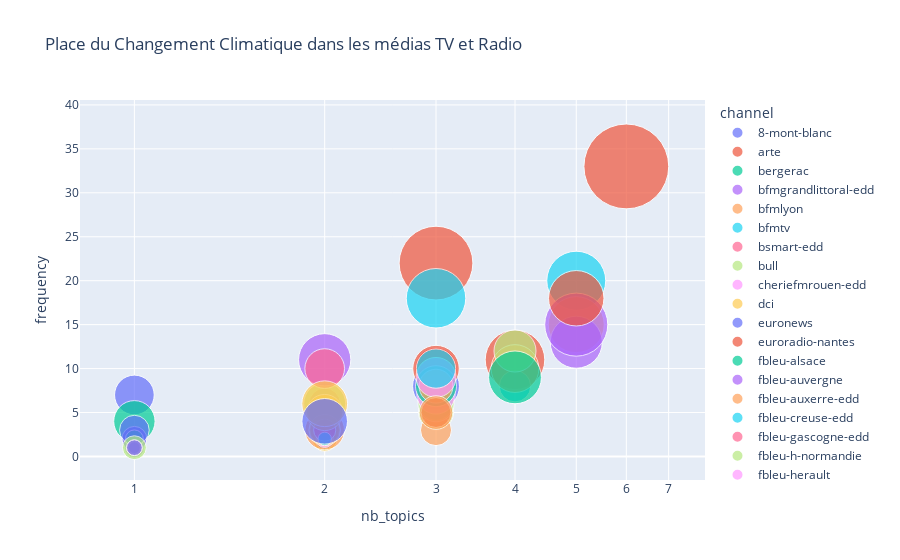

Here is the notebook cell this chart was saved with:
### Code cell
import plotly.express as px
fig = px.scatter(stats, x="nb_topics", y="frequency",size="duration", color="channel", hover_name="channel", 
                 title='Place du Changement Climatique dans les médias TV et Radio', log_x=True, size_max=60)
fig.show()

### Figure 1 — Plotly figure (JSON) as saved in the notebook; plotly's stock layout.template omitted (floating-point values rounded to 4 significant figures)
{"data": [{"hovertemplate": "<b>%{hovertext}</b><br><br>channel=8-mont-blanc<br>nb_topics=%{x}<br>frequency=%{y}<br>duration=%{marker.size}<extra></extra>", "hovertext": ["8-mont-blanc"], "legendgroup": "8-mont-blanc", "marker": {"color": "#636efa", "size": [103.2], "sizemode": "area", "sizeref": 0.1312, "symbol": "circle"}, "mode": "markers", "name": "8-mont-blanc", "orientation": "v", "showlegend": true, "type": "scatter", "x": [1], "xaxis": "x", "y": [7], "yaxis": "y"}, {"hovertemplate": "<b>%{hovertext}</b><br><br>channel=arte<br>nb_topics=%{x}<br>frequency=%{y}<br>duration=%{marker.size}<extra></extra>", "hovertext": ["arte"], "legendgroup": "arte", "marker": {"color": "#EF553B", "size": [26.6], "sizemode": "area", "sizeref": 0.1312, "symbol": "circle"}, "mode": "markers", "name": "arte", "orientation": "v", "showlegend": true, "type": "scatter", "x": [2], "xaxis": "x", "y": [2], "yaxis": "y"}, {"hovertemplate": "<b>%{hovertext}</b><br><br>channel=bergerac<br>nb_topics=%{x}<br>frequency=%{y}<br>duration=%{marker.size}<extra></extra>", "hovertext": ["bergerac"], "legendgroup": "bergerac", "marker": {"color": "#00cc96", "size": [35.6], "sizemode": "area", "sizeref": 0.1312, "symbol": "circle"}, "mode": "markers", "name": "bergerac", "orientation": "v", "showlegend": true, "type": "scatter", "x": [2], "xaxis": "x", "y": [2], "yaxis": "y"}, {"hovertemplate": "<b>%{hovertext}</b><br><br>channel=bfmgrandlittoral-edd<br>nb_topics=%{x}<br>frequency=%{y}<br>duration=%{marker.size}<extra></extra>", "hovertext": ["bfmgrandlittoral-edd"], "legendgroup": "bfmgrandlittoral-edd", "marker": {"color": "#ab63fa", "size": [31], "sizemode": "area", "sizeref": 0.1312, "symbol": "circle"}, "mode": "markers", "name": "bfmgrandlittoral-edd", "orientation": "v", "showlegend": true, "type": "scatter", "x": [2], "xaxis": "x", "y": [2], "yaxis": "y"}, {"hovertemplate": "<b>%{hovertext}</b><br><br>channel=bfmlyon<br>nb_topics=%{x}<br>frequency=%{y}<br>duration=%{marker.size}<extra></extra>", "hovertext": ["bfmlyon"], "legendgroup": "bfmlyon", "marker": {"color": "#FFA15A", "size": [63.4], "sizemode": "area", "sizeref": 0.1312, "symbol": "circle"}, "mode": "markers", "name": "bfmlyon", "orientation": "v", "showlegend": true, "type": "scatter", "x": [3], "xaxis": "x", "y": [5], "yaxis": "y"}, {"hovertemplate": "<b>%{hovertext}</b><br><br>channel=bfmtv<br>nb_topics=%{x}<br>frequency=%{y}<br>duration=%{marker.size}<extra></extra>", "hovertext": ["bfmtv"], "legendgroup": "bfmtv", "marker": {"color": "#19d3f3", "size": [228], "sizemode": "area", "sizeref": 0.1312, "symbol": "circle"}, "mode": "markers", "name": "bfmtv", "orientation": "v", "showlegend": true, "type": "scatter", "x": [5], "xaxis": "x", "y": [20], "yaxis": "y"}, {"hovertemplate": "<b>%{hovertext}</b><br><br>channel=bsmart-edd<br>nb_topics=%{x}<br>frequency=%{y}<br>duration=%{marker.size}<extra></extra>", "hovertext": ["bsmart-edd"], "legendgroup": "bsmart-edd", "marker": {"color": "#FF6692", "size": [37.8], "sizemode": "area", "sizeref": 0.1312, "symbol": "circle"}, "mode": "markers", "name": "bsmart-edd", "orientation": "v", "showlegend": true, "type": "scatter", "x": [1], "xaxis": "x", "y": [2], "yaxis": "y"}, {"hovertemplate": "<b>%{hovertext}</b><br><br>channel=bull<br>nb_topics=%{x}<br>frequency=%{y}<br>duration=%{marker.size}<extra></extra>", "hovertext": ["bull"], "legendgroup": "bull", "marker": {"color": "#B6E880", "size": [81], "sizemode": "area", "sizeref": 0.1312, "symbol": "circle"}, "mode": "markers", "name": "bull", "orientation": "v", "showlegend": true, "type": "scatter", "x": [3], "xaxis": "x", "y": [5], "yaxis": "y"}, {"hovertemplate": "<b>%{hovertext}</b><br><br>channel=cheriefmrouen-edd<br>nb_topics=%{x}<br>frequency=%{y}<br>duration=%{marker.size}<extra></extra>", "hovertext": ["cheriefmrouen-edd"], "legendgroup": "cheriefmrouen-edd", "marker": {"color": "#FF97FF", "size": [24], "sizemode": "area", "sizeref": 0.1312, "symbol": "circle"}, "mode": "markers", "name": "cheriefmrouen-edd", "orientation": "v", "showlegend": true, "type": "scatter", "x": [1], "xaxis": "x", "y": [1], "yaxis": "y"}, {"hovertemplate": "<b>%{hovertext}</b><br><br>channel=dci<br>nb_topics=%{x}<br>frequency=%{y}<br>duration=%{marker.size}<extra></extra>", "hovertext": ["dci"], "legendgroup": "dci", "marker": {"color": "#FECB52", "size": [205.6], "sizemode": "area", "sizeref": 0.1312, "symbol": "circle"}, "mode": "markers", "name": "dci", "orientation": "v", "showlegend": true, "type": "scatter", "x": [5], "xaxis": "x", "y": [15], "yaxis": "y"}, {"hovertemplate": "<b>%{hovertext}</b><br><br>channel=euronews<br>nb_topics=%{x}<br>frequency=%{y}<br>duration=%{marker.size}<extra></extra>", "hovertext": ["euronews"], "legendgroup": "euronews", "marker": {"color": "#636efa", "size": [144], "sizemode": "area", "sizeref": 0.1312, "symbol": "circle"}, "mode": "markers", "name": "euronews", "orientation": "v", "showlegend": true, "type": "scatter", "x": [3], "xaxis": "x", "y": [8], "yaxis": "y"}, {"hovertemplate": "<b>%{hovertext}</b><br><br>channel=euroradio-nantes<br>nb_topics=%{x}<br>frequency=%{y}<br>duration=%{marker.size}<extra></extra>", "hovertext": ["euroradio-nantes"], "legendgroup": "euroradio-nantes", "marker": {"color": "#EF553B", "size": [357], "sizemode": "area", "sizeref": 0.1312, "symbol": "circle"}, "mode": "markers", "name": "euroradio-nantes", "orientation": "v", "showlegend": true, "type": "scatter", "x": [3], "xaxis": "x", "y": [22], "yaxis": "y"}, {"hovertemplate": "<b>%{hovertext}</b><br><br>channel=fbleu-alsace<br>nb_topics=%{x}<br>frequency=%{y}<br>duration=%{marker.size}<extra></extra>", "hovertext": ["fbleu-alsace"], "legendgroup": "fbleu-alsace", "marker": {"color": "#00cc96", "size": [27.4], "sizemode": "area", "sizeref": 0.1312, "symbol": "circle"}, "mode": "markers", "name": "fbleu-alsace", "orientation": "v", "showlegend": true, "type": "scatter", "x": [1], "xaxis": "x", "y": [1], "yaxis": "y"}, {"hovertemplate": "<b>%{hovertext}</b><br><br>channel=fbleu-auvergne<br>nb_topics=%{x}<br>frequency=%{y}<br>duration=%{marker.size}<extra></extra>", "hovertext": ["fbleu-auvergne"], "legendgroup": "fbleu-auvergne", "marker": {"color": "#ab63fa", "size": [177.6], "sizemode": "area", "sizeref": 0.1312, "symbol": "circle"}, "mode": "markers", "name": "fbleu-auvergne", "orientation": "v", "showlegend": true, "type": "scatter", "x": [5], "xaxis": "x", "y": [13], "yaxis": "y"}, {"hovertemplate": "<b>%{hovertext}</b><br><br>channel=fbleu-auxerre-edd<br>nb_topics=%{x}<br>frequency=%{y}<br>duration=%{marker.size}<extra></extra>", "hovertext": ["fbleu-auxerre-edd"], "legendgroup": "fbleu-auxerre-edd", "marker": {"color": "#FFA15A", "size": [63.2], "sizemode": "area", "sizeref": 0.1312, "symbol": "circle"}, "mode": "markers", "name": "fbleu-auxerre-edd", "orientation": "v", "showlegend": true, "type": "scatter", "x": [3], "xaxis": "x", "y": [3], "yaxis": "y"}, {"hovertemplate": "<b>%{hovertext}</b><br><br>channel=fbleu-creuse-edd<br>nb_topics=%{x}<br>frequency=%{y}<br>duration=%{marker.size}<extra></extra>", "hovertext": ["fbleu-creuse-edd"], "legendgroup": "fbleu-creuse-edd", "marker": {"color": "#19d3f3", "size": [26.2], "sizemode": "area", "sizeref": 0.1312, "symbol": "circle"}, "mode": "markers", "name": "fbleu-creuse-edd", "orientation": "v", "showlegend": true, "type": "scatter", "x": [2], "xaxis": "x", "y": [4], "yaxis": "y"}, {"hovertemplate": "<b>%{hovertext}</b><br><br>channel=fbleu-gascogne-edd<br>nb_topics=%{x}<br>frequency=%{y}<br>duration=%{marker.size}<extra></extra>", "hovertext": ["fbleu-gascogne-edd"], "legendgroup": "fbleu-gascogne-edd", "marker": {"color": "#FF6692", "size": [117.2], "sizemode": "area", "sizeref": 0.1312, "symbol": "circle"}, "mode": "markers", "name": "fbleu-gascogne-edd", "orientation": "v", "showlegend": true, "type": "scatter", "x": [3], "xaxis": "x", "y": [10], "yaxis": "y"}, {"hovertemplate": "<b>%{hovertext}</b><br><br>channel=fbleu-h-normandie<br>nb_topics=%{x}<br>frequency=%{y}<br>duration=%{marker.size}<extra></extra>", "hovertext": ["fbleu-h-normandie"], "legendgroup": "fbleu-h-normandie", "marker": {"color": "#B6E880", "size": [37], "sizemode": "area", "sizeref": 0.1312, "symbol": "circle"}, "mode": "markers", "name": "fbleu-h-normandie", "orientation": "v", "showlegend": true, "type": "scatter", "x": [2], "xaxis": "x", "y": [2], "yaxis": "y"}, {"hovertemplate": "<b>%{hovertext}</b><br><br>channel=fbleu-herault<br>nb_topics=%{x}<br>frequency=%{y}<br>duration=%{marker.size}<extra></extra>", "hovertext": ["fbleu-herault"], "legendgroup": "fbleu-herault", "marker": {"color": "#FF97FF", "size": [25.2], "sizemode": "area", "sizeref": 0.1312, "symbol": "circle"}, "mode": "markers", "name": "fbleu-herault", "orientation": "v", "showlegend": true, "type": "scatter", "x": [1], "xaxis": "x", "y": [1], "yaxis": "y"}, {"hovertemplate": "<b>%{hovertext}</b><br><br>channel=fbleu-nord<br>nb_topics=%{x}<br>frequency=%{y}<br>duration=%{marker.size}<extra></extra>", "hovertext": ["fbleu-nord"], "legendgroup": "fbleu-nord", "marker": {"color": "#FECB52", "size": [40.8], "sizemode": "area", "sizeref": 0.1312, "symbol": "circle"}, "mode": "markers", "name": "fbleu-nord", "orientation": "v", "showlegend": true, "type": "scatter", "x": [2], "xaxis": "x", "y": [2], "yaxis": "y"}, {"hovertemplate": "<b>%{hovertext}</b><br><br>channel=fbleu-perigord-edd<br>nb_topics=%{x}<br>frequency=%{y}<br>duration=%{marker.size}<extra></extra>", "hovertext": ["fbleu-perigord-edd"], "legendgroup": "fbleu-perigord-edd", "marker": {"color": "#636efa", "size": [26.6], "sizemode": "area", "sizeref": 0.1312, "symbol": "circle"}, "mode": "markers", "name": "fbleu-perigord-edd", "orientation": "v", "showlegend": true, "type": "scatter", "x": [2], "xaxis": "x", "y": [2], "yaxis": "y"}, {"hovertemplate": "<b>%{hovertext}</b><br><br>channel=fbleu-picardie<br>nb_topics=%{x}<br>frequency=%{y}<br>duration=%{marker.size}<extra></extra>", "hovertext": ["fbleu-picardie"], "legendgroup": "fbleu-picardie", "marker": {"color": "#EF553B", "size": [141.8], "sizemode": "area", "sizeref": 0.1312, "symbol": "circle"}, "mode": "markers", "name": "fbleu-picardie", "orientation": "v", "showlegend": true, "type": "scatter", "x": [3], "xaxis": "x", "y": [10], "yaxis": "y"}, {"hovertemplate": "<b>%{hovertext}</b><br><br>channel=fbleu-provence<br>nb_topics=%{x}<br>frequency=%{y}<br>duration=%{marker.size}<extra></extra>", "hovertext": ["fbleu-provence"], "legendgroup": "fbleu-provence", "marker": {"color": "#00cc96", "size": [112.4], "sizemode": "area", "sizeref": 0.1312, "symbol": "circle"}, "mode": "markers", "name": "fbleu-provence", "orientation": "v", "showlegend": true, "type": "scatter", "x": [1], "xaxis": "x", "y": [4], "yaxis": "y"}, {"hovertemplate": "<b>%{hovertext}</b><br><br>channel=fbleu-s-lorraine-edd<br>nb_topics=%{x}<br>frequency=%{y}<br>duration=%{marker.size}<extra></extra>", "hovertext": ["fbleu-s-lorraine-edd"], "legendgroup": "fbleu-s-lorraine-edd", "marker": {"color": "#ab63fa", "size": [16], "sizemode": "area", "sizeref": 0.1312, "symbol": "circle"}, "mode": "markers", "name": "fbleu-s-lorraine-edd", "orientation": "v", "showlegend": true, "type": "scatter", "x": [2], "xaxis": "x", "y": [2], "yaxis": "y"}, {"hovertemplate": "<b>%{hovertext}</b><br><br>channel=fbleu-savoie<br>nb_topics=%{x}<br>frequency=%{y}<br>duration=%{marker.size}<extra></extra>", "hovertext": ["fbleu-savoie"], "legendgroup": "fbleu-savoie", "marker": {"color": "#FFA15A", "size": [102.4], "sizemode": "area", "sizeref": 0.1312, "symbol": "circle"}, "mode": "markers", "name": "fbleu-savoie", "orientation": "v", "showlegend": true, "type": "scatter", "x": [2], "xaxis": "x", "y": [3], "yaxis": "y"}, {"hovertemplate": "<b>%{hovertext}</b><br><br>channel=flash-edd<br>nb_topics=%{x}<br>frequency=%{y}<br>duration=%{marker.size}<extra></extra>", "hovertext": ["flash-edd"], "legendgroup": "flash-edd", "marker": {"color": "#19d3f3", "size": [71.6], "sizemode": "area", "sizeref": 0.1312, "symbol": "circle"}, "mode": "markers", "name": "flash-edd", "orientation": "v", "showlegend": true, "type": "scatter", "x": [3], "xaxis": "x", "y": [6], "yaxis": "y"}, {"hovertemplate": "<b>%{hovertext}</b><br><br>channel=fr3-centre<br>nb_topics=%{x}<br>frequency=%{y}<br>duration=%{marker.size}<extra></extra>", "hovertext": ["fr3-centre"], "legendgroup": "fr3-centre", "marker": {"color": "#FF6692", "size": [64.8], "sizemode": "area", "sizeref": 0.1312, "symbol": "circle"}, "mode": "markers", "name": "fr3-centre", "orientation": "v", "showlegend": true, "type": "scatter", "x": [2], "xaxis": "x", "y": [6], "yaxis": "y"}, {"hovertemplate": "<b>%{hovertext}</b><br><br>channel=fr3-champagne<br>nb_topics=%{x}<br>frequency=%{y}<br>duration=%{marker.size}<extra></extra>", "hovertext": ["fr3-champagne"], "legendgroup": "fr3-champagne", "marker": {"color": "#B6E880", "size": [85.6], "sizemode": "area", "sizeref": 0.1312, "symbol": "circle"}, "mode": "markers", "name": "fr3-champagne", "orientation": "v", "showlegend": true, "type": "scatter", "x": [3], "xaxis": "x", "y": [6], "yaxis": "y"}, {"hovertemplate": "<b>%{hovertext}</b><br><br>channel=fr3-idf<br>nb_topics=%{x}<br>frequency=%{y}<br>duration=%{marker.size}<extra></extra>", "hovertext": ["fr3-idf"], "legendgroup": "fr3-idf", "marker": {"color": "#FF97FF", "size": [96], "sizemode": "area", "sizeref": 0.1312, "symbol": "circle"}, "mode": "markers", "name": "fr3-idf", "orientation": "v", "showlegend": true, "type": "scatter", "x": [3], "xaxis": "x", "y": [7], "yaxis": "y"}, {"hovertemplate": "<b>%{hovertext}</b><br><br>channel=fr3-midi-pyrennees<br>nb_topics=%{x}<br>frequency=%{y}<br>duration=%{marker.size}<extra></extra>", "hovertext": ["fr3-midi-pyrennees"], "legendgroup": "fr3-midi-pyrennees", "marker": {"color": "#FECB52", "size": [21.8], "sizemode": "area", "sizeref": 0.1312, "symbol": "circle"}, "mode": "markers", "name": "fr3-midi-pyrennees", "orientation": "v", "showlegend": true, "type": "scatter", "x": [1], "xaxis": "x", "y": [2], "yaxis": "y"}, {"hovertemplate": "<b>%{hovertext}</b><br><br>channel=fr3-prov-alpes<br>nb_topics=%{x}<br>frequency=%{y}<br>duration=%{marker.size}<extra></extra>", "hovertext": ["fr3-prov-alpes"], "legendgroup": "fr3-prov-alpes", "marker": {"color": "#636efa", "size": [41], "sizemode": "area", "sizeref": 0.1312, "symbol": "circle"}, "mode": "markers", "name": "fr3-prov-alpes", "orientation": "v", "showlegend": true, "type": "scatter", "x": [1], "xaxis": "x", "y": [2], "yaxis": "y"}, {"hovertemplate": "<b>%{hovertext}</b><br><br>channel=france-culture<br>nb_topics=%{x}<br>frequency=%{y}<br>duration=%{marker.size}<extra></extra>", "hovertext": ["france-culture"], "legendgroup": "france-culture", "marker": {"color": "#EF553B", "size": [233], "sizemode": "area", "sizeref": 0.1312, "symbol": "circle"}, "mode": "markers", "name": "france-culture", "orientation": "v", "showlegend": true, "type": "scatter", "x": [4], "xaxis": "x", "y": [11], "yaxis": "y"}, {"hovertemplate": "<b>%{hovertext}</b><br><br>channel=france-info<br>nb_topics=%{x}<br>frequency=%{y}<br>duration=%{marker.size}<extra></extra>", "hovertext": ["france-info"], "legendgroup": "france-info", "marker": {"color": "#00cc96", "size": [20.8], "sizemode": "area", "sizeref": 0.1312, "symbol": "circle"}, "mode": "markers", "name": "france-info", "orientation": "v", "showlegend": true, "type": "scatter", "x": [1], "xaxis": "x", "y": [2], "yaxis": "y"}, {"hovertemplate": "<b>%{hovertext}</b><br><br>channel=france-inter<br>nb_topics=%{x}<br>frequency=%{y}<br>duration=%{marker.size}<extra></extra>", "hovertext": ["france-inter"], "legendgroup": "france-inter", "marker": {"color": "#ab63fa", "size": [261.2], "sizemode": "area", "sizeref": 0.1312, "symbol": "circle"}, "mode": "markers", "name": "france-inter", "orientation": "v", "showlegend": true, "type": "scatter", "x": [5], "xaxis": "x", "y": [15], "yaxis": "y"}, {"hovertemplate": "<b>%{hovertext}</b><br><br>channel=france2<br>nb_topics=%{x}<br>frequency=%{y}<br>duration=%{marker.size}<extra></extra>", "hovertext": ["france2"], "legendgroup": "france2", "marker": {"color": "#FFA15A", "size": [71.4], "sizemode": "area", "sizeref": 0.1312, "symbol": "circle"}, "mode": "markers", "name": "france2", "orientation": "v", "showlegend": true, "type": "scatter", "x": [2], "xaxis": "x", "y": [5], "yaxis": "y"}, {"hovertemplate": "<b>%{hovertext}</b><br><br>channel=france24<br>nb_topics=%{x}<br>frequency=%{y}<br>duration=%{marker.size}<extra></extra>", "hovertext": ["france24"], "legendgroup": "france24", "marker": {"color": "#19d3f3", "size": [232.4], "sizemode": "area", "sizeref": 0.1312, "symbol": "circle"}, "mode": "markers", "name": "france24", "orientation": "v", "showlegend": true, "type": "scatter", "x": [3], "xaxis": "x", "y": [18], "yaxis": "y"}, {"hovertemplate": "<b>%{hovertext}</b><br><br>channel=france5<br>nb_topics=%{x}<br>frequency=%{y}<br>duration=%{marker.size}<extra></extra>", "hovertext": ["france5"], "legendgroup": "france5", "marker": {"color": "#FF6692", "size": [57.6], "sizemode": "area", "sizeref": 0.1312, "symbol": "circle"}, "mode": "markers", "name": "france5", "orientation": "v", "showlegend": true, "type": "scatter", "x": [2], "xaxis": "x", "y": [3], "yaxis": "y"}, {"hovertemplate": "<b>%{hovertext}</b><br><br>channel=franceinfotv<br>nb_topics=%{x}<br>frequency=%{y}<br>duration=%{marker.size}<extra></extra>", "hovertext": ["franceinfotv"], "legendgroup": "franceinfotv", "marker": {"color": "#B6E880", "size": [115.4], "sizemode": "area", "sizeref": 0.1312, "symbol": "circle"}, "mode": "markers", "name": "franceinfotv", "orientation": "v", "showlegend": true, "type": "scatter", "x": [2], "xaxis": "x", "y": [6], "yaxis": "y"}, {"hovertemplate": "<b>%{hovertext}</b><br><br>channel=guadeloupe1-edd<br>nb_topics=%{x}<br>frequency=%{y}<br>duration=%{marker.size}<extra></extra>", "hovertext": ["guadeloupe1-edd"], "legendgroup": "guadeloupe1-edd", "marker": {"color": "#FF97FF", "size": [19.4], "sizemode": "area", "sizeref": 0.1312, "symbol": "circle"}, "mode": "markers", "name": "guadeloupe1-edd", "orientation": "v", "showlegend": true, "type": "scatter", "x": [2], "xaxis": "x", "y": [2], "yaxis": "y"}, {"hovertemplate": "<b>%{hovertext}</b><br><br>channel=horizon-lba-edd<br>nb_topics=%{x}<br>frequency=%{y}<br>duration=%{marker.size}<extra></extra>", "hovertext": ["horizon-lba-edd"], "legendgroup": "horizon-lba-edd", "marker": {"color": "#FECB52", "size": [65.6], "sizemode": "area", "sizeref": 0.1312, "symbol": "circle"}, "mode": "markers", "name": "horizon-lba-edd", "orientation": "v", "showlegend": true, "type": "scatter", "x": [2], "xaxis": "x", "y": [3], "yaxis": "y"}, {"hovertemplate": "<b>%{hovertext}</b><br><br>channel=itele<br>nb_topics=%{x}<br>frequency=%{y}<br>duration=%{marker.size}<extra></extra>", "hovertext": ["itele"], "legendgroup": "itele", "marker": {"color": "#636efa", "size": [57.8], "sizemode": "area", "sizeref": 0.1312, "symbol": "circle"}, "mode": "markers", "name": "itele", "orientation": "v", "showlegend": true, "type": "scatter", "x": [1], "xaxis": "x", "y": [3], "yaxis": "y"}, {"hovertemplate": "<b>%{hovertext}</b><br><br>channel=lcp<br>nb_topics=%{x}<br>frequency=%{y}<br>duration=%{marker.size}<extra></extra>", "hovertext": ["lcp"], "legendgroup": "lcp", "marker": {"color": "#EF553B", "size": [472.2], "sizemode": "area", "sizeref": 0.1312, "symbol": "circle"}, "mode": "markers", "name": "lcp", "orientation": "v", "showlegend": true, "type": "scatter", "x": [6], "xaxis": "x", "y": [33], "yaxis": "y"}, {"hovertemplate": "<b>%{hovertext}</b><br><br>channel=lmtv<br>nb_topics=%{x}<br>frequency=%{y}<br>duration=%{marker.size}<extra></extra>", "hovertext": ["lmtv"], "legendgroup": "lmtv", "marker": {"color": "#00cc96", "size": [110], "sizemode": "area", "sizeref": 0.1312, "symbol": "circle"}, "mode": "markers", "name": "lmtv", "orientation": "v", "showlegend": true, "type": "scatter", "x": [3], "xaxis": "x", "y": [8], "yaxis": "y"}, {"hovertemplate": "<b>%{hovertext}</b><br><br>channel=nice-azur-tv<br>nb_topics=%{x}<br>frequency=%{y}<br>duration=%{marker.size}<extra></extra>", "hovertext": ["nice-azur-tv"], "legendgroup": "nice-azur-tv", "marker": {"color": "#ab63fa", "size": [12.4], "sizemode": "area", "sizeref": 0.1312, "symbol": "circle"}, "mode": "markers", "name": "nice-azur-tv", "orientation": "v", "showlegend": true, "type": "scatter", "x": [1], "xaxis": "x", "y": [1], "yaxis": "y"}, {"hovertemplate": "<b>%{hovertext}</b><br><br>channel=nostalgiecaen-edd<br>nb_topics=%{x}<br>frequency=%{y}<br>duration=%{marker.size}<extra></extra>", "hovertext": ["nostalgiecaen-edd"], "legendgroup": "nostalgiecaen-edd", "marker": {"color": "#FFA15A", "size": [75.2], "sizemode": "area", "sizeref": 0.1312, "symbol": "circle"}, "mode": "markers", "name": "nostalgiecaen-edd", "orientation": "v", "showlegend": true, "type": "scatter", "x": [3], "xaxis": "x", "y": [8], "yaxis": "y"}, {"hovertemplate": "<b>%{hovertext}</b><br><br>channel=nrj-abbeville<br>nb_topics=%{x}<br>frequency=%{y}<br>duration=%{marker.size}<extra></extra>", "hovertext": ["nrj-abbeville"], "legendgroup": "nrj-abbeville", "marker": {"color": "#19d3f3", "size": [65], "sizemode": "area", "sizeref": 0.1312, "symbol": "circle"}, "mode": "markers", "name": "nrj-abbeville", "orientation": "v", "showlegend": true, "type": "scatter", "x": [4], "xaxis": "x", "y": [8], "yaxis": "y"}, {"hovertemplate": "<b>%{hovertext}</b><br><br>channel=nrjbourgenbresse-edd<br>nb_topics=%{x}<br>frequency=%{y}<br>duration=%{marker.size}<extra></extra>", "hovertext": ["nrjbourgenbresse-edd"], "legendgroup": "nrjbourgenbresse-edd", "marker": {"color": "#FF6692", "size": [32.2], "sizemode": "area", "sizeref": 0.1312, "symbol": "circle"}, "mode": "markers", "name": "nrjbourgenbresse-edd", "orientation": "v", "showlegend": true, "type": "scatter", "x": [2], "xaxis": "x", "y": [3], "yaxis": "y"}, {"hovertemplate": "<b>%{hovertext}</b><br><br>channel=provence-azur-edd<br>nb_topics=%{x}<br>frequency=%{y}<br>duration=%{marker.size}<extra></extra>", "hovertext": ["provence-azur-edd"], "legendgroup": "provence-azur-edd", "marker": {"color": "#B6E880", "size": [37.2], "sizemode": "area", "sizeref": 0.1312, "symbol": "circle"}, "mode": "markers", "name": "provence-azur-edd", "orientation": "v", "showlegend": true, "type": "scatter", "x": [1], "xaxis": "x", "y": [1], "yaxis": "y"}, {"hovertemplate": "<b>%{hovertext}</b><br><br>channel=radioimmo-edd<br>nb_topics=%{x}<br>frequency=%{y}<br>duration=%{marker.size}<extra></extra>", "hovertext": ["radioimmo-edd"], "legendgroup": "radioimmo-edd", "marker": {"color": "#FF97FF", "size": [11.4], "sizemode": "area", "sizeref": 0.1312, "symbol": "circle"}, "mode": "markers", "name": "radioimmo-edd", "orientation": "v", "showlegend": true, "type": "scatter", "x": [1], "xaxis": "x", "y": [1], "yaxis": "y"}, {"hovertemplate": "<b>%{hovertext}</b><br><br>channel=radioopenfm-edd<br>nb_topics=%{x}<br>frequency=%{y}<br>duration=%{marker.size}<extra></extra>", "hovertext": ["radioopenfm-edd"], "legendgroup": "radioopenfm-edd", "marker": {"color": "#FECB52", "size": [85.8], "sizemode": "area", "sizeref": 0.1312, "symbol": "circle"}, "mode": "markers", "name": "radioopenfm-edd", "orientation": "v", "showlegend": true, "type": "scatter", "x": [2], "xaxis": "x", "y": [5], "yaxis": "y"}, {"hovertemplate": "<b>%{hovertext}</b><br><br>channel=rcf-anjou<br>nb_topics=%{x}<br>frequency=%{y}<br>duration=%{marker.size}<extra></extra>", "hovertext": ["rcf-anjou"], "legendgroup": "rcf-anjou", "marker": {"color": "#636efa", "size": [9], "sizemode": "area", "sizeref": 0.1312, "symbol": "circle"}, "mode": "markers", "name": "rcf-anjou", "orientation": "v", "showlegend": true, "type": "scatter", "x": [1], "xaxis": "x", "y": [1], "yaxis": "y"}, {"hovertemplate": "<b>%{hovertext}</b><br><br>channel=rcf-bordeaux<br>nb_topics=%{x}<br>frequency=%{y}<br>duration=%{marker.size}<extra></extra>", "hovertext": ["rcf-bordeaux"], "legendgroup": "rcf-bordeaux", "marker": {"color": "#EF553B", "size": [58.6], "sizemode": "area", "sizeref": 0.1312, "symbol": "circle"}, "mode": "markers", "name": "rcf-bordeaux", "orientation": "v", "showlegend": true, "type": "scatter", "x": [3], "xaxis": "x", "y": [5], "yaxis": "y"}, {"hovertemplate": "<b>%{hovertext}</b><br><br>channel=rcf-h-normandie<br>nb_topics=%{x}<br>frequency=%{y}<br>duration=%{marker.size}<extra></extra>", "hovertext": ["rcf-h-normandie"], "legendgroup": "rcf-h-normandie", "marker": {"color": "#00cc96", "size": [15.6], "sizemode": "area", "sizeref": 0.1312, "symbol": "circle"}, "mode": "markers", "name": "rcf-h-normandie", "orientation": "v", "showlegend": true, "type": "scatter", "x": [1], "xaxis": "x", "y": [1], "yaxis": "y"}, {"hovertemplate": "<b>%{hovertext}</b><br><br>channel=rcf-nievre-edd<br>nb_topics=%{x}<br>frequency=%{y}<br>duration=%{marker.size}<extra></extra>", "hovertext": ["rcf-nievre-edd"], "legendgroup": "rcf-nievre-edd", "marker": {"color": "#ab63fa", "size": [179.2], "sizemode": "area", "sizeref": 0.1312, "symbol": "circle"}, "mode": "markers", "name": "rcf-nievre-edd", "orientation": "v", "showlegend": true, "type": "scatter", "x": [2], "xaxis": "x", "y": [11], "yaxis": "y"}, {"hovertemplate": "<b>%{hovertext}</b><br><br>channel=rcf-st-martin<br>nb_topics=%{x}<br>frequency=%{y}<br>duration=%{marker.size}<extra></extra>", "hovertext": ["rcf-st-martin"], "legendgroup": "rcf-st-martin", "marker": {"color": "#FFA15A", "size": [150], "sizemode": "area", "sizeref": 0.1312, "symbol": "circle"}, "mode": "markers", "name": "rcf-st-martin", "orientation": "v", "showlegend": true, "type": "scatter", "x": [4], "xaxis": "x", "y": [10], "yaxis": "y"}, {"hovertemplate": "<b>%{hovertext}</b><br><br>channel=rcfcharente-edd<br>nb_topics=%{x}<br>frequency=%{y}<br>duration=%{marker.size}<extra></extra>", "hovertext": ["rcfcharente-edd"], "legendgroup": "rcfcharente-edd", "marker": {"color": "#19d3f3", "size": [11.8], "sizemode": "area", "sizeref": 0.1312, "symbol": "circle"}, "mode": "markers", "name": "rcfcharente-edd", "orientation": "v", "showlegend": true, "type": "scatter", "x": [2], "xaxis": "x", "y": [2], "yaxis": "y"}, {"hovertemplate": "<b>%{hovertext}</b><br><br>channel=rtf-limoges<br>nb_topics=%{x}<br>frequency=%{y}<br>duration=%{marker.size}<extra></extra>", "hovertext": ["rtf-limoges"], "legendgroup": "rtf-limoges", "marker": {"color": "#FF6692", "size": [103.2], "sizemode": "area", "sizeref": 0.1312, "symbol": "circle"}, "mode": "markers", "name": "rtf-limoges", "orientation": "v", "showlegend": true, "type": "scatter", "x": [2], "xaxis": "x", "y": [10], "yaxis": "y"}, {"hovertemplate": "<b>%{hovertext}</b><br><br>channel=rts1-edd<br>nb_topics=%{x}<br>frequency=%{y}<br>duration=%{marker.size}<extra></extra>", "hovertext": ["rts1-edd"], "legendgroup": "rts1-edd", "marker": {"color": "#B6E880", "size": [115.8], "sizemode": "area", "sizeref": 0.1312, "symbol": "circle"}, "mode": "markers", "name": "rts1-edd", "orientation": "v", "showlegend": true, "type": "scatter", "x": [4], "xaxis": "x", "y": [12], "yaxis": "y"}, {"hovertemplate": "<b>%{hovertext}</b><br><br>channel=supplychainradio-edd<br>nb_topics=%{x}<br>frequency=%{y}<br>duration=%{marker.size}<extra></extra>", "hovertext": ["supplychainradio-edd"], "legendgroup": "supplychainradio-edd", "marker": {"color": "#FF97FF", "size": [104.2], "sizemode": "area", "sizeref": 0.1312, "symbol": "circle"}, "mode": "markers", "name": "supplychainradio-edd", "orientation": "v", "showlegend": true, "type": "scatter", "x": [3], "xaxis": "x", "y": [9], "yaxis": "y"}, {"hovertemplate": "<b>%{hovertext}</b><br><br>channel=tebesud-edd<br>nb_topics=%{x}<br>frequency=%{y}<br>duration=%{marker.size}<extra></extra>", "hovertext": ["tebesud-edd"], "legendgroup": "tebesud-edd", "marker": {"color": "#FECB52", "size": [137.4], "sizemode": "area", "sizeref": 0.1312, "symbol": "circle"}, "mode": "markers", "name": "tebesud-edd", "orientation": "v", "showlegend": true, "type": "scatter", "x": [2], "xaxis": "x", "y": [6], "yaxis": "y"}, {"hovertemplate": "<b>%{hovertext}</b><br><br>channel=teleloire7<br>nb_topics=%{x}<br>frequency=%{y}<br>duration=%{marker.size}<extra></extra>", "hovertext": ["teleloire7"], "legendgroup": "teleloire7", "marker": {"color": "#636efa", "size": [136.2], "sizemode": "area", "sizeref": 0.1312, "symbol": "circle"}, "mode": "markers", "name": "teleloire7", "orientation": "v", "showlegend": true, "type": "scatter", "x": [2], "xaxis": "x", "y": [4], "yaxis": "y"}, {"hovertemplate": "<b>%{hovertext}</b><br><br>channel=telenantes<br>nb_topics=%{x}<br>frequency=%{y}<br>duration=%{marker.size}<extra></extra>", "hovertext": ["telenantes"], "legendgroup": "telenantes", "marker": {"color": "#EF553B", "size": [201.6], "sizemode": "area", "sizeref": 0.1312, "symbol": "circle"}, "mode": "markers", "name": "telenantes", "orientation": "v", "showlegend": true, "type": "scatter", "x": [5], "xaxis": "x", "y": [18], "yaxis": "y"}, {"hovertemplate": "<b>%{hovertext}</b><br><br>channel=tv-tours<br>nb_topics=%{x}<br>frequency=%{y}<br>duration=%{marker.size}<extra></extra>", "hovertext": ["tv-tours"], "legendgroup": "tv-tours", "marker": {"color": "#00cc96", "size": [183], "sizemode": "area", "sizeref": 0.1312, "symbol": "circle"}, "mode": "markers", "name": "tv-tours", "orientation": "v", "showlegend": true, "type": "scatter", "x": [4], "xaxis": "x", "y": [9], "yaxis": "y"}, {"hovertemplate": "<b>%{hovertext}</b><br><br>channel=tv5<br>nb_topics=%{x}<br>frequency=%{y}<br>duration=%{marker.size}<extra></extra>", "hovertext": ["tv5"], "legendgroup": "tv5", "marker": {"color": "#ab63fa", "size": [16.4], "sizemode": "area", "sizeref": 0.1312, "symbol": "circle"}, "mode": "markers", "name": "tv5", "orientation": "v", "showlegend": true, "type": "scatter", "x": [1], "xaxis": "x", "y": [1], "yaxis": "y"}, {"hovertemplate": "<b>%{hovertext}</b><br><br>channel=vfm<br>nb_topics=%{x}<br>frequency=%{y}<br>duration=%{marker.size}<extra></extra>", "hovertext": ["vfm"], "legendgroup": "vfm", "marker": {"color": "#FFA15A", "size": [74.2], "sizemode": "area", "sizeref": 0.1312, "symbol": "circle"}, "mode": "markers", "name": "vfm", "orientation": "v", "showlegend": true, "type": "scatter", "x": [3], "xaxis": "x", "y": [5], "yaxis": "y"}, {"hovertemplate": "<b>%{hovertext}</b><br><br>channel=viaoccitanie-edd<br>nb_topics=%{x}<br>frequency=%{y}<br>duration=%{marker.size}<extra></extra>", "hovertext": ["viaoccitanie-edd"], "legendgroup": "viaoccitanie-edd", "marker": {"color": "#19d3f3", "size": [101.2], "sizemode": "area", "sizeref": 0.1312, "symbol": "circle"}, "mode": "markers", "name": "viaoccitanie-edd", "orientation": "v", "showlegend": true, "type": "scatter", "x": [3], "xaxis": "x", "y": [10], "yaxis": "y"}], "layout": {"legend": {"itemsizing": "constant", "title": {"text": "channel"}, "tracegroupgap": 0}, "title": {"text": "Place du Changement Climatique dans les médias TV et Radio"}, "xaxis": {"anchor": "y", "domain": [0, 1], "title": {"text": "nb_topics"}, "type": "log"}, "yaxis": {"anchor": "x", "domain": [0, 1], "title": {"text": "frequency"}}}}
